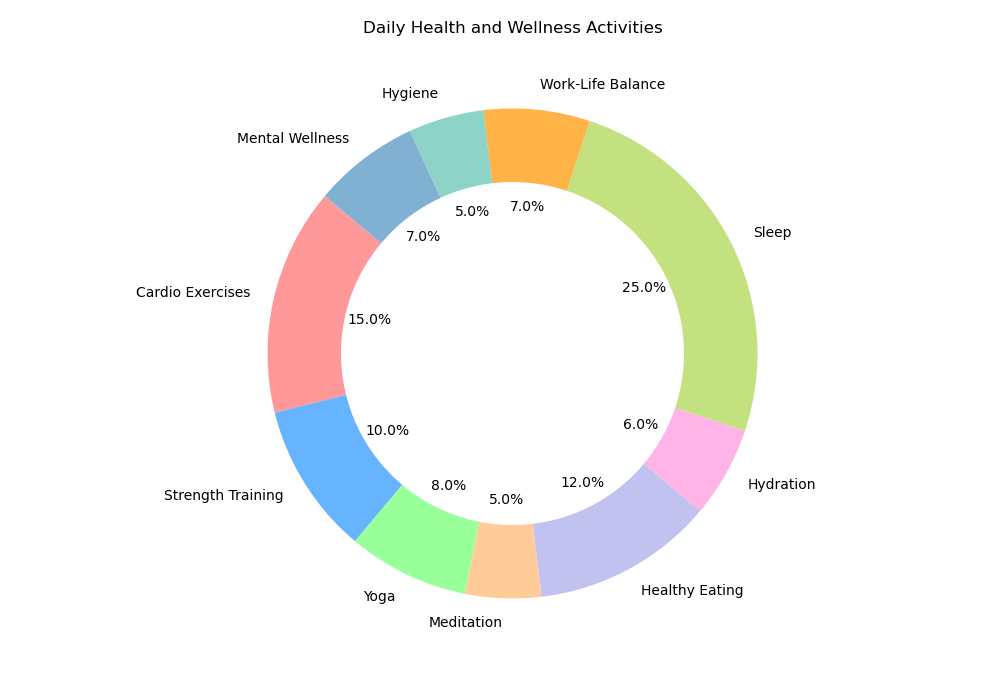

The script that drew this image:

import matplotlib.pyplot as plt

# Data to plot
labels = ['Cardio Exercises', 'Strength Training', 'Yoga', 'Meditation', 'Healthy Eating', 'Hydration', 'Sleep', 'Work-Life Balance', 'Hygiene', 'Mental Wellness']
sizes = [15, 10, 8, 5, 12, 6, 25, 7, 5, 7]
colors = ['#ff9999','#66b3ff','#99ff99','#ffcc99','#c2c2f0','#ffb3e6','#c4e17f','#ffb347','#8dd3c7','#80b1d3']

# Plot
fig1, ax1 = plt.subplots(figsize=(10, 7))
ax1.pie(sizes, labels=labels, colors=colors, autopct='%1.1f%%', startangle=140)

# Draw circle for donut chart
centre_circle = plt.Circle((0,0),0.70,fc='white')
fig = plt.gcf()
fig.gca().add_artist(centre_circle)

# Equal aspect ratio ensures that pie is drawn as a circle
ax1.axis('equal')

plt.title('Daily Health and Wellness Activities', y=1.08)
plt.show()
